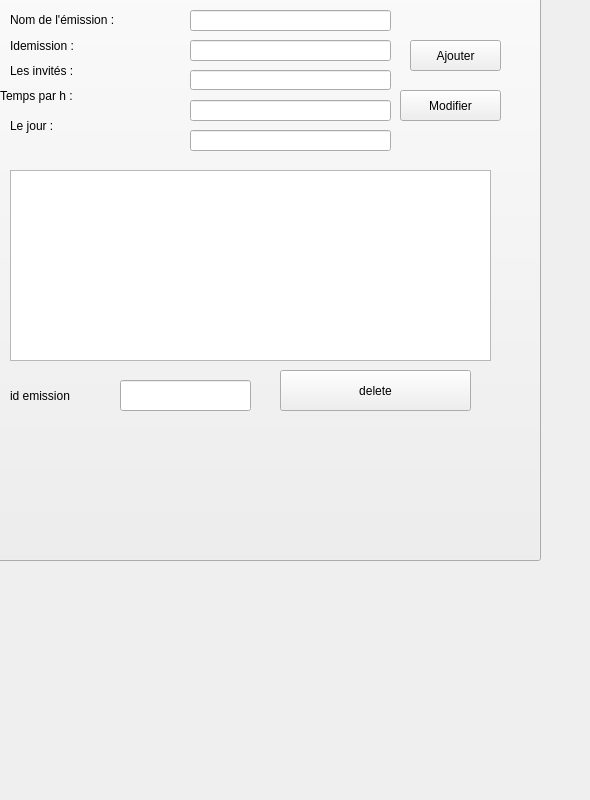
      <widget class="QWidget" name="ajouter">
       <attribute name="title">
        <string>Ajouter </string>
       </attribute>
       <widget class="QPushButton" name="pushButton_21">
        <property name="geometry">
         <rect>
          <x>-40</x>
          <y>-230</y>
          <width>581</width>
          <height>791</height>
         </rect>
        </property>
        <property name="text">
         <string/>
        </property>
        <property name="icon">
         <iconset>
          <normaloff>../Creator The Podcast (6).png</normaloff>../Creator The Podcast (6).png</iconset>
        </property>
        <property name="iconSize">
         <size>
          <width>1000</width>
          <height>1000</height>
         </size>
        </property>
       </widget>
       <widget class="QPushButton" name="modiferE">
        <property name="geometry">
         <rect>
          <x>400</x>
          <y>90</y>
          <width>101</width>
          <height>31</height>
         </rect>
        </property>
        <property name="text">
         <string>Modifier</string>
        </property>
       </widget>
       <widget class="QPushButton" name="pB_ajouter">
        <property name="geometry">
         <rect>
          <x>410</x>
          <y>40</y>
          <width>91</width>
          <height>31</height>
         </rect>
        </property>
        <property name="text">
         <string>Ajouter</string>
        </property>
       </widget>
       <widget class="QLabel" name="label_54">
        <property name="geometry">
         <rect>
          <x>10</x>
          <y>380</y>
          <width>101</width>
          <height>31</height>
         </rect>
        </property>
        <property name="text">
         <string>id emission</string>
        </property>
       </widget>
       <widget class="QLineEdit" name="lineEdit_29">
        <property name="geometry">
         <rect>
          <x>120</x>
          <y>380</y>
          <width>131</width>
          <height>31</height>
         </rect>
        </property>
       </widget>
       <widget class="QPushButton" name="detett">
        <property name="geometry">
         <rect>
          <x>280</x>
          <y>370</y>
          <width>191</width>
          <height>41</height>
         </rect>
        </property>
        <property name="text">
         <string>delete</string>
        </property>
       </widget>
       <widget class="QLabel" name="label_48">
        <property name="geometry">
         <rect>
          <x>10</x>
          <y>10</y>
          <width>191</width>
          <height>20</height>
         </rect>
        </property>
        <property name="text">
         <string>Nom de l'émission :</string>
        </property>
       </widget>
       <widget class="QLabel" name="label_53">
        <property name="geometry">
         <rect>
          <x>10</x>
          <y>30</y>
          <width>91</width>
          <height>31</height>
         </rect>
        </property>
        <property name="text">
         <string>Idemission :</string>
        </property>
       </widget>
       <widget class="QLabel" name="label_51">
        <property name="geometry">
         <rect>
          <x>10</x>
          <y>50</y>
          <width>71</width>
          <height>41</height>
         </rect>
        </property>
        <property name="text">
         <string>Les invités :</string>
        </property>
       </widget>
       <widget class="QLabel" name="label_50">
        <property name="geometry">
         <rect>
          <x>0</x>
          <y>80</y>
          <width>131</width>
          <height>31</height>
         </rect>
        </property>
        <property name="text">
         <string>Temps par h :</string>
        </property>
       </widget>
       <widget class="QLabel" name="label_52">
        <property name="geometry">
         <rect>
          <x>10</x>
          <y>100</y>
          <width>91</width>
          <height>51</height>
         </rect>
        </property>
        <property name="text">
         <string>Le jour :</string>
        </property>
       </widget>
       <widget class="QLineEdit" name="ltemps">
        <property name="geometry">
         <rect>
          <x>190</x>
          <y>10</y>
          <width>201</width>
          <height>21</height>
         </rect>
        </property>
       </widget>
       <widget class="QLineEdit" name="lidemission">
        <property name="geometry">
         <rect>
          <x>190</x>
          <y>40</y>
          <width>201</width>
          <height>21</height>
         </rect>
        </property>
       </widget>
       <widget class="QLineEdit" name="lidinvite">
        <property name="geometry">
         <rect>
          <x>190</x>
          <y>70</y>
          <width>201</width>
          <height>20</height>
         </rect>
        </property>
       </widget>
       <widget class="QLineEdit" name="lnom_emission">
        <property name="geometry">
         <rect>
          <x>190</x>
          <y>100</y>
          <width>201</width>
          <height>21</height>
         </rect>
        </property>
       </widget>
       <widget class="QLineEdit" name="ljour">
        <property name="geometry">
         <rect>
          <x>190</x>
          <y>130</y>
          <width>201</width>
          <height>21</height>
         </rect>
        </property>
       </widget>
       <widget class="QTableView" name="tab_emission">
        <property name="geometry">
         <rect>
          <x>10</x>
          <y>170</y>
          <width>481</width>
          <height>191</height>
         </rect>
        </property>
       </widget>
      </widget>
